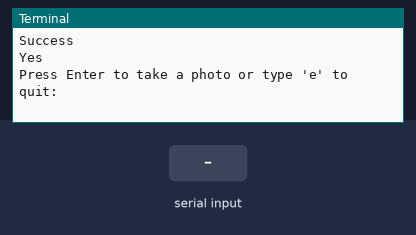
A program run on a simulated Raspberry Pi (BCM pin numbers). Shown: the last lines printed to the terminal. The test bench sets the inputs (shaded band). Files the program writes start out absent; the camera gives no picture and a still takes 0.5 s. At 3.3 s the program stops and its outputs stay as they are.

Above: at 1.2 s.
1.3 s: "5" typed at the terminal, then Enter
At 1.7 s:
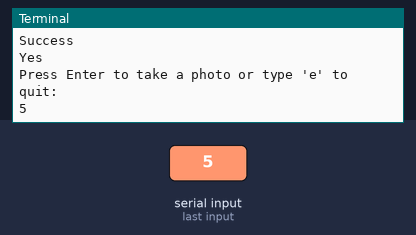
3.3 s: "e" typed at the terminal, then Enter
At 3.8 s:
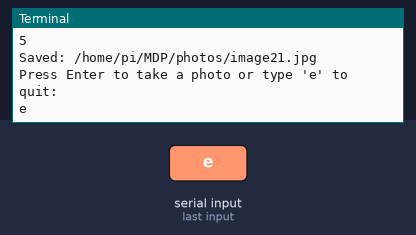

The program:

camtest.py
```python
from picamera import PiCamera
from time import sleep
import os


counter_file = "/home/pi/MDP/photos/counter.txt"


os.makedirs("/home/pi/MDP/", exist_ok=True)


if os.path.exists(counter_file):
    with open(counter_file, "r") as f:
        try:
            counter = int(f.read().strip())
        except ValueError:
            counter = 21
else:
    counter = 21
    with open(counter_file, "w") as f:
        f.write(str(counter))
print("Success")
camera = PiCamera()
print("Yes")
camera.rotation = 180

while True:
    stro = input("Press Enter to take a photo or type 'e' to quit: ")
    if stro == 'e':
        break

    image_path = f"/home/pi/MDP/photos/image{counter}.jpg"
    camera.start_preview()
    camera.capture(image_path)
    camera.stop_preview()
    print(f"Saved: {image_path}")

    counter += 1
    with open(counter_file, "w") as f:
        f.write(str(counter))
```

Measured:
- after the input at 1.3 s, the terminal: prints a new line at once (image 1)
- after the input at 3.3 s, the terminal: prints a new line at once (image 2)
